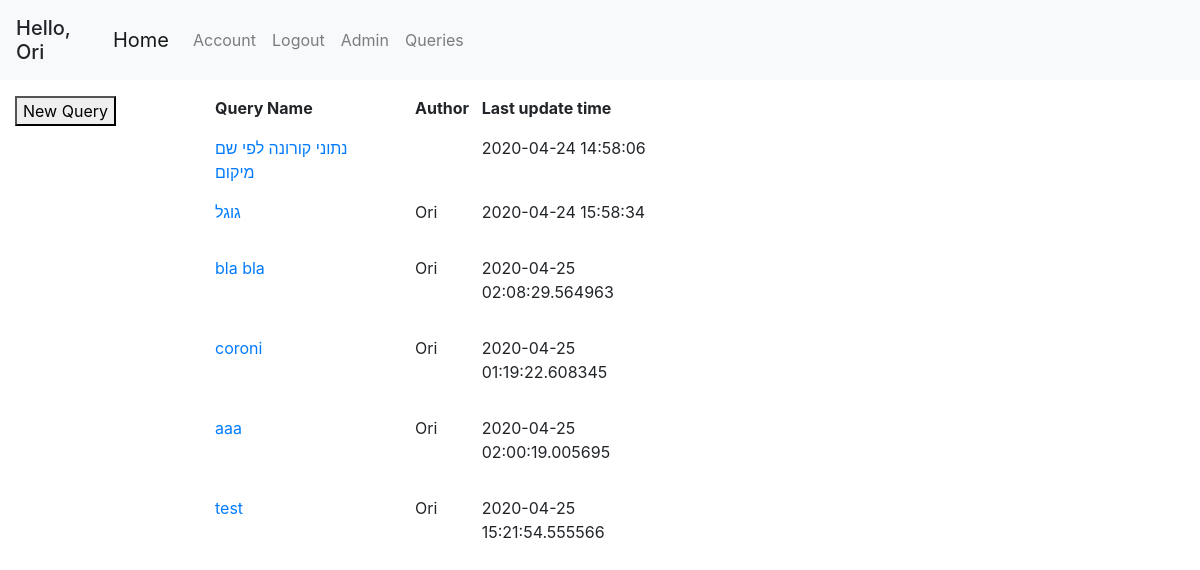
The app's page /queries (signed in), older data.
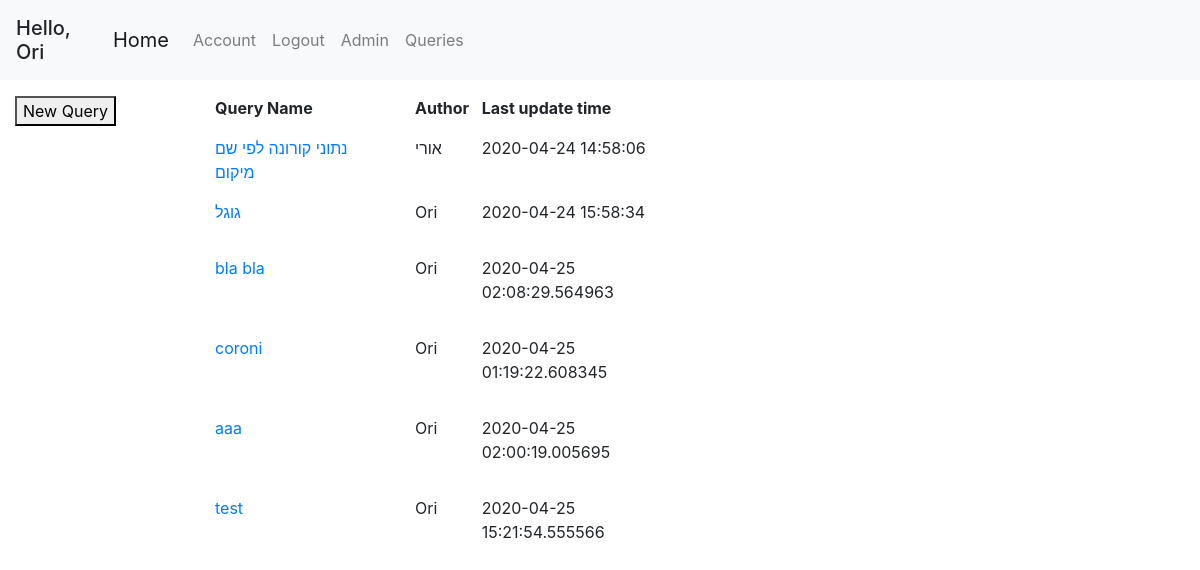
The same page, newer data.
### geoportal/models.py (models this page shows, shortened)
class User(db.Model, UserMixin):
    id = db.Column(db.Integer, primary_key=True)
    username = db.Column(db.String(20), unique=True, nullable=False)
    email = db.Column(db.String(120), unique=True, nullable=False)
    first_name = db.Column(db.String(20), nullable=False, default='')
    last_name = db.Column(db.String(20), nullable=False, default='')
    password = db.Column(db.String(60), nullable=False)
    roles = db.relationship('Role', secondary='user_roles')
    layers = db.relationship('Layer', backref='user', lazy=True)
    queries = db.relationship('Query', backref='user', lazy=True)

class Query(db.Model):
    id = db.Column(db.Integer, primary_key=True)
    user_id = db.Column(db.Integer, db.ForeignKey('user.id'), nullable=False, default=0)
    query_name = db.Column(db.String(120))
    db_name = db.Column(db.String(20))
    date_uploaded = db.Column(db.DateTime, nullable=False, default=datetime.datetime.now)
    last_update_time = db.Column(db.DateTime, nullable=False, default=datetime.datetime.now)
    query_text = db.Column(db.Text, nullable=False, default='')
    parameters = db.relationship('QueryTextParameters', backref='query', lazy=True)

### geoportal/views.py (the view)
@app.route('/queries')
@login_required
def queries():
    all_queries = Query.query.all()
    return render_template('queries.html', queries=all_queries)

### geoportal/models.py (called while the page is built)
@login_manager.user_loader
def load_user(user_id):
    return User.query.get(int(user_id))

### geoportal/templates/queries.html
{% extends "base.html" %}
{% block left_sidebar %}
    <form class="mt-3" action="/query">
        <button>New Query</button>
    </form>
{% endblock left_sidebar %}
{% block content %}
    <div class="row mt-3">
        <div class="col col-sm-3">
            <b>Query Name</b>
        </div>
        <div class="col col-sm-1">
            <b>Author</b>
        </div>
        <div class="col col-sm-3">
            <b>Last update time</b>
        </div>
    </div>
    {% for query in queries %}
        <div class="row mt-3">
            <div class="col col-sm-3">
                <a href="/query/{{ query.id }}">{{ query.query_name }}</a>
            </div>
            <div class="col col-sm-1">
                <p>{{ query.user.first_name }}</p>
            </div>
            <div class="col col-sm-3">
                <p>{{ query.last_update_time }}</p>
            </div>
        </div>
    {% endfor %}
{% endblock content %}

### geoportal/templates/base.html (shortened to what this page needs)
<!DOCTYPE html>
<html lang="en">
<head>
    <link rel="stylesheet" href="/static/css/bootstrap.css"/>
    <link rel="stylesheet" href="/static/css/style.css"/>
    <link rel="stylesheet" href="https://unpkg.com/leaflet@1.6.0/dist/leaflet.css"
/>
    <link rel="stylesheet" href="https://cdnjs.cloudflare.com/ajax/libs/leaflet.draw/0.4.2/leaflet.draw.css"/>
    <link rel="stylesheet" href="//cdn.datatables.net/1.10.20/css/jquery.dataTables.min.css">
</head>
<body>
    <header class="site-header">
        <nav class="navbar navbar-expand-lg navbar-fixed-top navbar-light bg-light">
            {% if current_user.is_authenticated %}
            <h5 class="mt-2">Hello, {{ current_user.first_name }}</h5>
            {% endif %}
            <div class="container">
                <a class="navbar-brand" href="{{ url_for('home') }}">Home</a>
                <div class="collapse navbar-collapse" id="navbarSupportedContent">
                    <ul class="navbar-nav mr-auto">
                        {% if current_user.is_authenticated %}
                            <li class="nav-item"><a class="nav-link" href="{{ url_for('account') }}">Account</a></li>
                            <li class="nav-item"><a class="nav-link" href="{{ url_for('logout') }}">Logout</a></li>
                            <li class="nav-item"><a class="nav-link" href="{{ url_for('admin.index') }}">Admin</a></li>
                            <li class="nav-item"><a class="nav-link" href="{{ url_for('queries') }}">Queries</a></li>
                        {% else %}
                            <li class="nav-item"><a class="nav-link" href="{{ url_for('login') }}">Login</a></li>
                            <li class="nav-item"><a class="nav-link" href="{{ url_for('register') }}">Register</a></li>
                        {% endif %}
                    </ul>
                </div>
            </div>
        </nav>
    </header>
    <div class="container-fluid" id="content">
        <div class="row">
            <div class="col-md-2 sidebar">
                {% block left_sidebar %}{% endblock %}
            </div>
            <div class="col-md-8 main">
                {% block content %}{% endblock %}
            </div>
            <div class="col-md-2 sidebar" id="right-sidebar">
            </div>
        </div>
    </div>
</body>
</html>

Row changes from the older to the newer data that the page shows:
changed through a linked row, Query "נתוני קורונה לפי שם מיקום": user.first_name (not shown) → "אורי"
